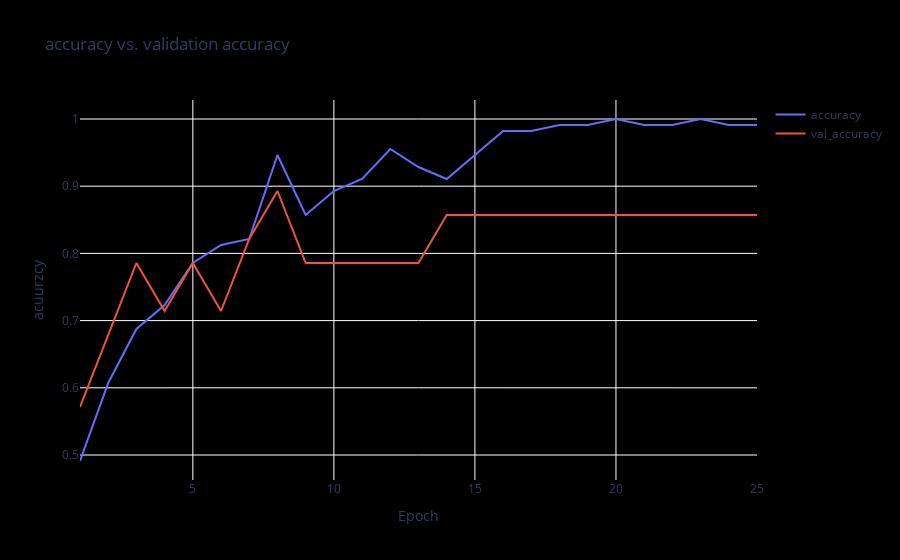

Here is the notebook cell this chart was saved with:
### Code cell
my_dict = history.history
number_range = []
for i in range(1, 31):
    number_range.append(i)
    
accuracy = my_dict['accuracy']
val_accuracy = my_dict['val_accuracy']

fig = go.Figure()
fig.add_trace(go.Scatter(x=number_range, y=accuracy, mode='lines', name='accuracy'))
fig.add_trace(go.Scatter(x=number_range, y=val_accuracy, mode='lines', name='val_accuracy'))
fig.update_layout(title='accuracy vs. validation accuracy',xaxis_title='Epoch',yaxis_title='acuurzcy', plot_bgcolor='black', paper_bgcolor='black')

### Figure 1 — Plotly figure (JSON) as saved in the notebook; plotly's stock layout.template omitted (floating-point values rounded to 4 significant figures)
{"data": [{"mode": "lines", "name": "accuracy", "type": "scatter", "x": [1, 2, 3, 4, 5, 6, 7, 8, 9, 10, 11, 12, 13, 14, 15, 16, 17, 18, 19, 20, 21, 22, 23, 24, 25, 26, 27, 28, 29, 30], "y": [0.4911, 0.6071, 0.6875, 0.7232, 0.7857, 0.8125, 0.8214, 0.9464, 0.8571, 0.8929, 0.9107, 0.9554, 0.9286, 0.9107, 0.9464, 0.9821, 0.9821, 0.9911, 0.9911, 1, 0.9911, 0.9911, 1, 0.9911, 0.9911]}, {"mode": "lines", "name": "val_accuracy", "type": "scatter", "x": [1, 2, 3, 4, 5, 6, 7, 8, 9, 10, 11, 12, 13, 14, 15, 16, 17, 18, 19, 20, 21, 22, 23, 24, 25, 26, 27, 28, 29, 30], "y": [0.5714, 0.6786, 0.7857, 0.7143, 0.7857, 0.7143, 0.8214, 0.8929, 0.7857, 0.7857, 0.7857, 0.7857, 0.7857, 0.8571, 0.8571, 0.8571, 0.8571, 0.8571, 0.8571, 0.8571, 0.8571, 0.8571, 0.8571, 0.8571, 0.8571]}], "layout": {"autosize": true, "paper_bgcolor": "black", "plot_bgcolor": "black", "title": {"text": "accuracy vs. validation accuracy"}, "xaxis": {"autorange": true, "range": [1, 25], "title": {"text": "Epoch"}, "type": "linear"}, "yaxis": {"autorange": true, "range": [0.4628, 1.028], "title": {"text": "acuurzcy"}, "type": "linear"}}}
